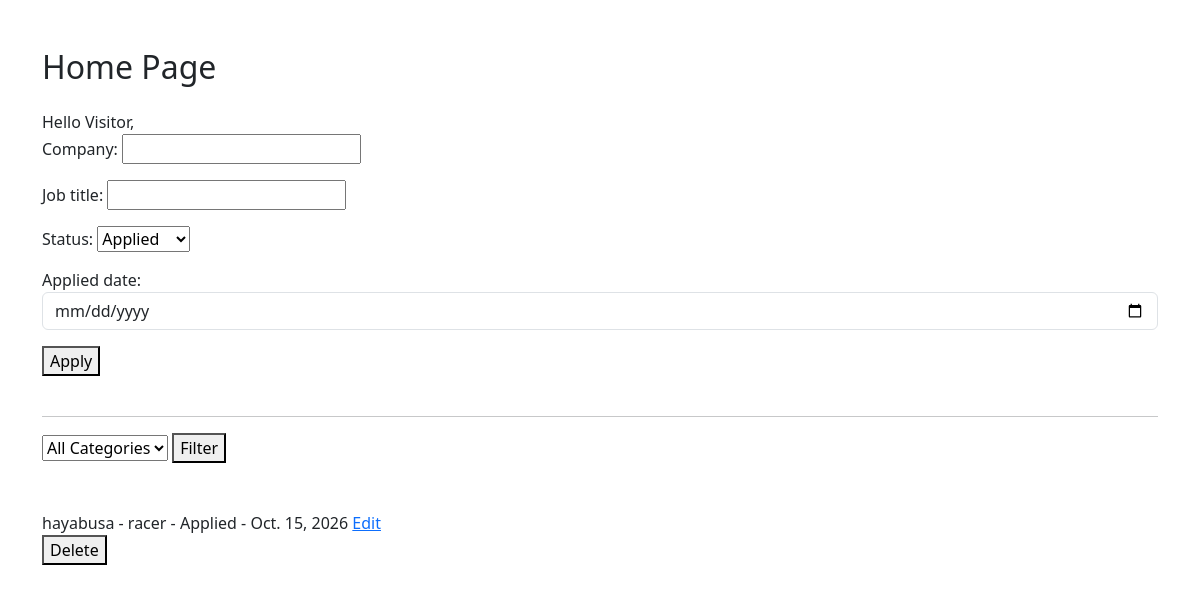
The app's page /, older data.
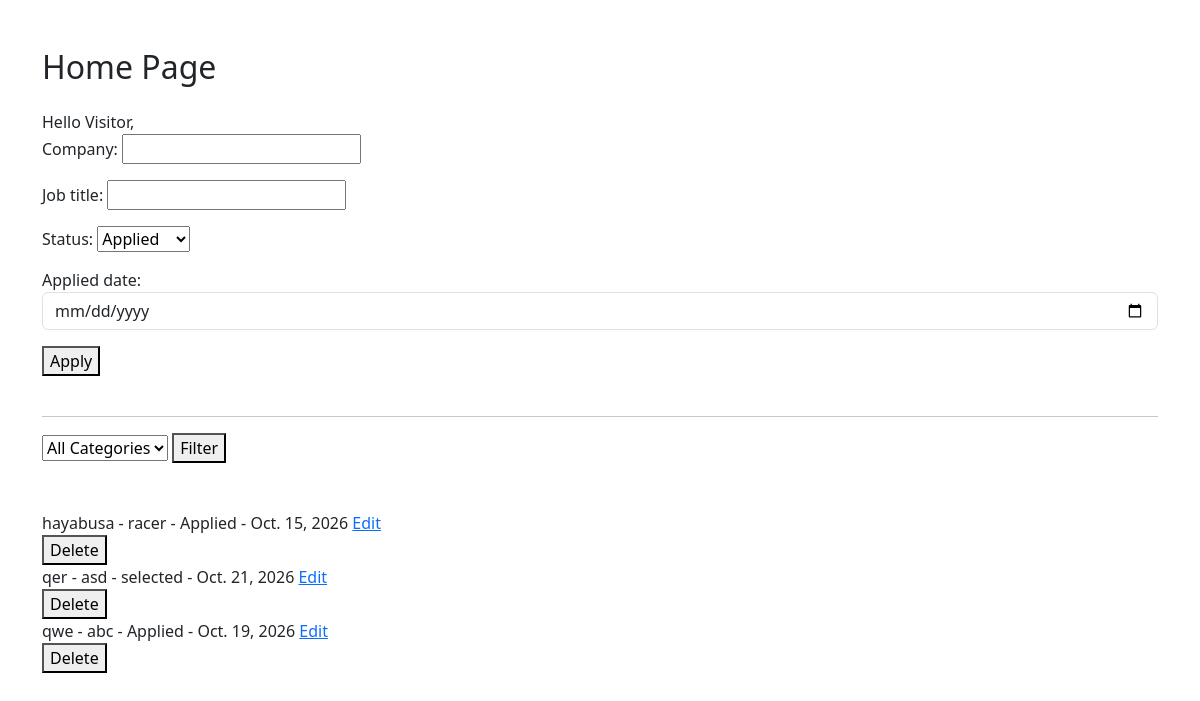
The same page, newer data.
### applications/models.py (models this page shows, shortened)
class JobApplication(models.Model):
    STATUS_CHOICES = [
    ('Applied', 'Applied'),
    ('Interview', 'Interview'),
    ('Rejected', 'Rejected'),
    ('Selected', 'Selected'),
    ]
    company = models.CharField(max_length=50)
    job_title = models.CharField(max_length=50)
    status = models.CharField(max_length=15, choices = STATUS_CHOICES, default="Applied")
    applied_date = models.DateField(auto_now=False, auto_now_add=False)

### applications/views.py (the view)
# urls.py: path('', views.home, name="home"),
def home(request):
    if request.method == 'POST':
        form = JobApplicationForm(request.POST)
        if form.is_valid():
            form.save()
            return redirect('home')
    else:
        form = JobApplicationForm()
    job_applications = JobApplication.objects.all()
    application_status = request.GET.get('status','')
    if application_status:
        job_applications = JobApplication.objects.filter(status=application_status)
    return render(request, 'applications/home.html',
                  {
                      'job_applications': job_applications,
                      'form':form,
                      'application_status': application_status,
                  }
                  )

### applications/forms.py
class JobApplicationForm(forms.ModelForm):
    class Meta:
        model= JobApplication
        fields= ['company', 'job_title', 'status', 'applied_date']
    applied_date = forms.DateField(
                        widget=forms.DateInput(attrs={
                            'type': 'date',
                            'class': 'form-control'
                        })
                    )

### applications/templates/applications/home.html (shortened to what this page needs)
<!DOCTYPE html>
<html lang="en">
<head>
    <link href="https://cdn.jsdelivr.net/npm/bootstrap@5.3.3/dist/css/bootstrap.min.css" rel="stylesheet">
</head>
<body>
<div class="container mt-5">
    <h2 class="mb-4">Home Page</h2>
    <span>Hello Visitor,</span>
    <form method="POST">
        {{form.as_p}}
        <button type="submit">Apply</button>
    </form>
    <br> <hr>
    <form method="GET">
        <select name="status">
            <option value="" {% if application_status == '' %}selected{% endif %}>All Categories</option>
        </select>
        <button type="submit">Filter</button>
    </form>
    <br><br>
    {%for application in job_applications%}
        {{application.company}} - {{application.job_title}} - {{application.status}} - {{application.applied_date}}
        <a href="{% url 'edit' application.id %}">Edit</a>
        <form method="POST"
            action="{% url 'delete' application.id %}"
            onsubmit="return confirm('Sure to delete?')">
            <button type="submit">Delete</button>
        </form>
    {%empty%}
    <p>No applications</p>
    {% endfor %}
</body>
</html>

Row changes from the older to the newer data that the page shows:
added JobApplication: company "qer", job_title "asd", status "selected", applied_date "Oct. 21, 2026"
added JobApplication: company "qwe", job_title "abc", status "Applied", applied_date "Oct. 19, 2026"
